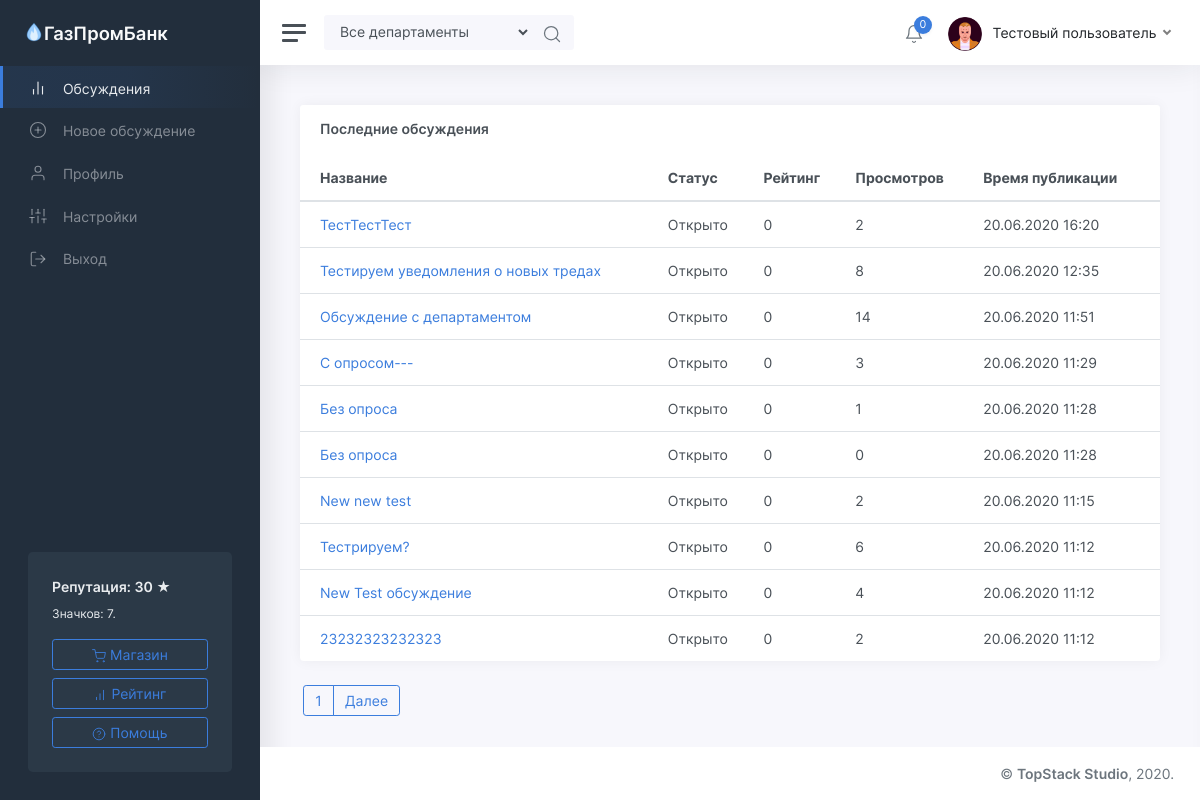
Page /threads (signed in) on the earlier database version.
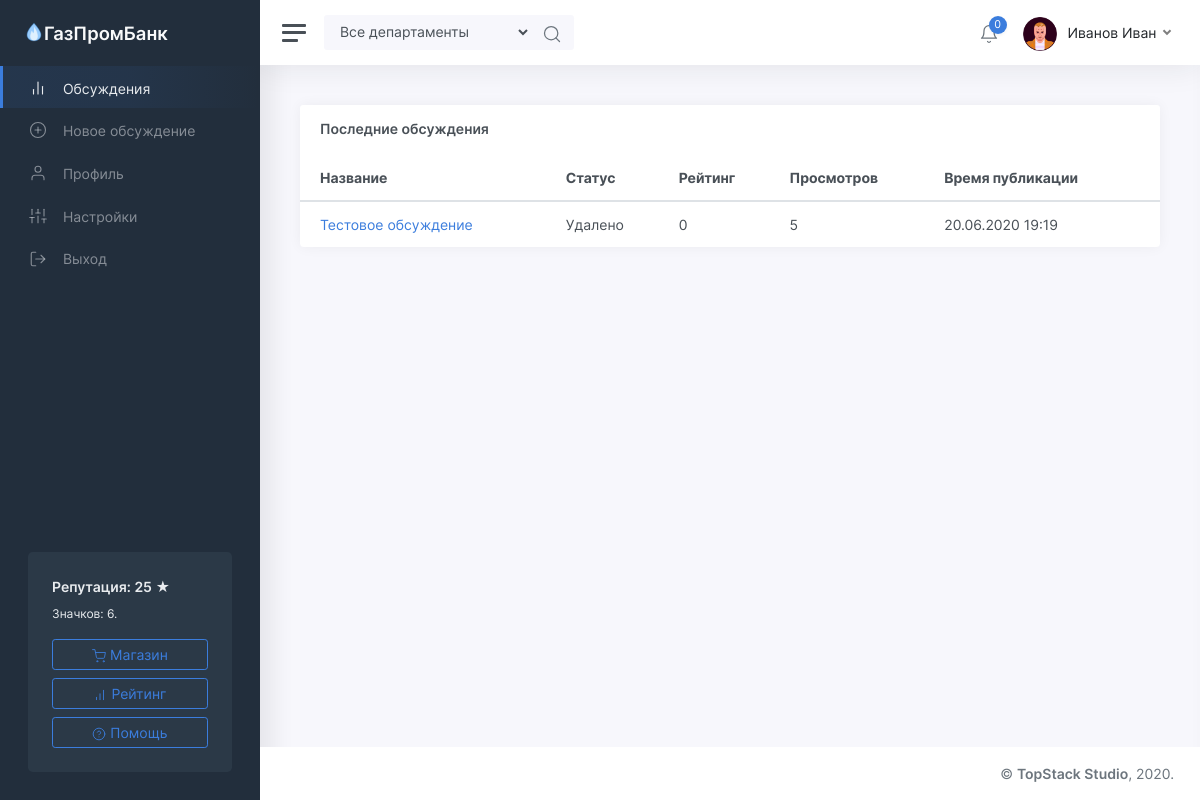
Same page on the later database version.
### tables this page shows
CREATE TABLE "users" (
	"id"	INTEGER NOT NULL UNIQUE,
	"password"	TEXT NOT NULL,
	"email"	TEXT NOT NULL UNIQUE,
	"status"	TEXT NOT NULL,
	"rating"	INTEGER NOT NULL,
	"moderator"	INTEGER,
	"blocked"	INTEGER,
	"description"	TEXT,
	"name"	TEXT NOT NULL,
	"avatar"	INTEGER,
	"badges"	TEXT,
	"department"	TEXT,
	PRIMARY KEY("id")
);

CREATE TABLE "threads" (
	"id"	INTEGER NOT NULL UNIQUE,
	"owner"	INTEGER NOT NULL,
	"title"	TEXT NOT NULL,
	"content"	TEXT,
	"date"	INTEGER,
	"up"	INTEGER,
	"down"	INTEGER,
	"views"	INTEGER,
	"status"	TEXT,
	"department"	TEXT,
	PRIMARY KEY("id")
);

### app/views.py (the view)
@app.route('/threads')
def listOfThreads():
	department = request.args.get('department')
	if isNull(department) or department not in departments:
		return render_template('threads.html', user=getUser(session['id']), threads=getThreads(), message=request.args.get('from'), departments=departments)
	else:
		return render_template('threads_by_department.html', user=getUser(session['id']), threads=getThreadsByDepartment(department), departments=departments, selected_department=department)

### app/functions.py (called while the page is built)
def isNull(argument):
	return argument in ['', None]

def getUser(identifier):
	conn = sqlite3.connect(db_path)
	conn.row_factory = sqlite3.Row
	cursor = conn.cursor()
	cursor.execute('SELECT * FROM users where id="%s"' % identifier)
	user = cursor.fetchone()
	if user:
		user = dict(user)
		user['badges'] = json.loads(user['badges'])
		user['notifications'] = getNotifications(identifier)
	return user

def statusToText(status):
	return statuses[status]

def fromTimestamp(timestamp):
	return datetime.utcfromtimestamp(timestamp + 3600 * 3).strftime('%d.%m.%Y %H:%M')

def getThreads(offset=0, count=10):
	conn = sqlite3.connect(db_path)
	conn.row_factory = sqlite3.Row
	cursor = conn.cursor()
	cursor.execute('SELECT id, title, date, up, down, status, views FROM threads ORDER BY date DESC')
	threads = cursor.fetchall()
	length = len(threads)
	if offset > 0:
		offset -= 1
	threads = threads[offset * 10:][:count]
	for x in range(len(threads)):
		threads[x] = dict(threads[x])
		threads[x]['status'] = statusToText(threads[x]['status'])
		threads[x]['date'] = fromTimestamp(threads[x]['date'])
	return (threads, length)

### templates/threads.html (shortened to what the changed rows need)
<!DOCTYPE html>
<html lang="ru">
	<head>
		<link href="/static/css/app.css" rel="stylesheet">
	</head>
	<body>
		<div class="wrapper">
			<nav id="sidebar" class="sidebar">
				<div class="sidebar-content js-simplebar">
					<div class="sidebar-cta">
						<div class="sidebar-cta-content">
							<strong class="d-inline-block mb-2">Репутация: {{user.rating}} &#9733;</strong>
							<div class="mb-3 text-sm">
								Значков: {{user.badges.__len__()}}.
							</div>
							<a href="/shop" class="btn btn-outline-primary btn-block"><i data-feather="shopping-cart"></i> Магазин</a>
							<a href="/rating" class="btn btn-outline-primary btn-block"><i data-feather="bar-chart"></i> Рейтинг</a>
							<a href="/help" class="btn btn-outline-primary btn-block"><i data-feather="help-circle"></i> Помощь</a>
						</div>
					</div>
				</div>
			</nav>
			<div class="main">
				<nav class="navbar navbar-expand navbar-light navbar-bg">
					<div class="navbar-collapse collapse">
						<ul class="navbar-nav navbar-align">
							<li class="nav-item dropdown">
								<a class="nav-link dropdown-toggle d-none d-sm-inline-block" href="#" data-toggle="dropdown">
								<img src="/static/img/avatars/{{user.avatar}}.png" class="avatar img-fluid rounded mr-1"/> <span class="text-dark">{{user.name}}</span>
								</a>
							</li>
						</ul>
					</div>
				</nav>
				<main class="content">
					<div class="container-fluid p-0">
						<div class="row">
							<div class="col-12 col-lg-12 col-xxl-9 d-flex">
								<div class="card flex-fill">
									<table class="table table-hover my-0">
										{% if threads[0] %}
											<thead>
												<tr>
													<th>Название</th>
													<th class="d-none d-md-table-cell">Статус</th>
													<th>Рейтинг</th>
													<th class="d-none d-md-table-cell">Просмотров</th>
													<th class="d-none d-md-table-cell">Время публикации</th>
												</tr>
											</thead>
											<tbody>
												{% for thread in threads[0] %}
													<tr>
														<td><a href="/thread/{{thread.id}}">{{thread.title}}</a></td>
														<td class="d-none d-md-table-cell">{{thread.status}}</td>
														<td>{{thread.up - thread.down}}</td>
														<td class="d-none d-md-table-cell">{{thread.views}}</td>
														<td class="d-none d-md-table-cell">{{thread.date}}</td>
													</tr>
												{% endfor %}
											</tbody>
										{% endif %}
									</table>
								</div>
							</div>
							{% if threads[1] > 10 %}
								<div class="btn-group" role="group" style="padding-left: 15px;">
									<button type="button" class="btn btn-outline-primary">1</button>
									<button type="button" class="btn btn-outline-primary" onclick="location.href='/threads/2';">Далее</button>
								</div>
							{% endif %}
						</div>
					</div>
				</main>
			</div>
		</div>
	</body>
</html>

Differences in the rows shown:
removed threads: title "ТестТестТест", status "Открыто", thread.up-thread.down "0", views "2", date "20.06.2020 16:20"
removed threads: title "Тестируем уведомления о новых тредах", status "Открыто", thread.up-thread.down "0", views "8", date "20.06.2020 12:35"
removed threads: title "Обсуждение с департаментом", status "Открыто", thread.up-thread.down "0", views "14", date "20.06.2020 11:51"
removed threads: title "С опросом---", status "Открыто", thread.up-thread.down "0", views "3", date "20.06.2020 11:29"
removed threads: title "Без опроса", status "Открыто", thread.up-thread.down "0", views "1", date "20.06.2020 11:28"
removed threads: title "Без опроса", status "Открыто", thread.up-thread.down "0", views "0", date "20.06.2020 11:28"
removed threads: title "New new test", status "Открыто", thread.up-thread.down "0", views "2", date "20.06.2020 11:15"
removed threads: title "Тестрируем?", status "Открыто", thread.up-thread.down "0", views "6", date "20.06.2020 11:12"
removed threads: title "New Test обсуждение", status "Открыто", thread.up-thread.down "0", views "4", date "20.06.2020 11:12"
removed threads: title "23232323232323", status "Открыто", thread.up-thread.down "0", views "2", date "20.06.2020 11:12"
changed users: rating "30" → "25"; name "Тестовый пользователь" → "Иванов Иван"
now on this page (row edited): threads: title "Тестовое обсуждение", status "Удалено", thread.up-thread.down "0", views "5", date "20.06.2020 19:19"
Other differences:
{{ user.badges.__len__() }}: "7" → "6"
text no longer shown: "1 Далее"
